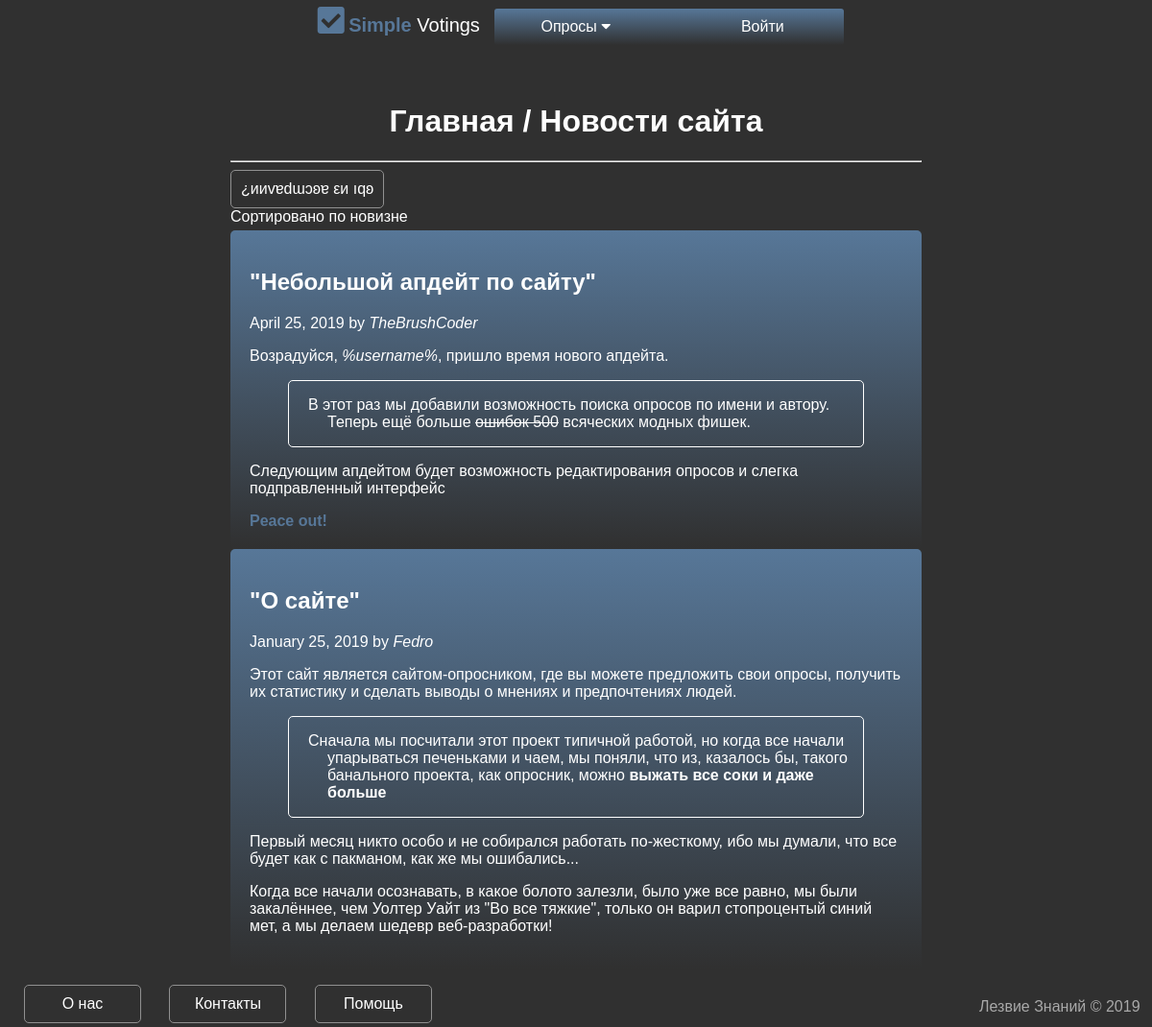
The page / on the database its author committed.
### vote/models.py (models this page shows)
class Blog_Model(models.Model):
    theme = models.CharField(default='theme', max_length=30)
    author = models.ForeignKey(to=User, default=1, on_delete=models.CASCADE)
    date = models.DateField(default='2000-01-01')
    content = models.CharField(default='<p>text</p>', max_length=1500)

### vote/views.py (the view)
# urls.py: path('', views.index_page, name='main-page'),
def index_page(request):
    context = get_base_context(request)
    context['title'] = 'Главная страница - SV'
    context['main_header'] = 'Simple votings'
    if request.GET.get('reversed', 0):
        context['blogs'] = Blog_Model.objects.all()
        context['reversed'] = True
    else:
        context['blogs'] = list(reversed(Blog_Model.objects.all()))
        context['reversed'] = False
    return render(request, 'index.html', context)

### vote/templates/index.html (shortened to what this page needs)
{% extends 'base.html' %}
{% load static %}
{% block content %}
<link rel="stylesheet" href="{% static 'css/pages/blog.css' %}">
<h1>Главная / Новости сайта</h1>
<hr>
<div id='controls'>
    {% if not reversed %}
        <a href='/?reversed=1' class='button inline'>
            ¿ииvɐdɯɔʚɐ εи ıqʚ
        </a>
        <div class='inline'>
            Сортировано по новизне
        </div>
    {% endif %}
</div>
{% if blogs %}
{% for blog in blogs %}
	<div class="post cl_container">
		<h2 class="post_title">"{{ blog.theme|capfirst }}"</h2>
		<p><span class="post_date">{{ blog.date|date:"F d, o" }}</span> by <span class="post_author"><i>{{ blog.author }}</i></span></p>
		{{ blog.content|safe }}
	</div>
{% endfor %}
{% else %}
<p style="color:gray;"><i>Упс... </i>Кажется, мы что-то натворили с сайтом и совсем нету новостей. :(</p>
{% endif %}
{% endblock %}

### static/css/base.css (style rules this page uses)
body { margin: 0px; background-color: #303030; color: white; font-family: Arial, "Helvetica Neue", Helvetica,sans-serif; }
h1 { text-align: center; }
a { color: white; text-decoration: none; }
.inline { display: inline-block; }
.button { cursor: pointer; background-color: transparent; color:white; font-size: 16px; padding: 10px; border-radius: 5px; display: table; vertical-align: middle; text-align: center; border: 1px solid #909090; }
.cl_container { padding: 20px; border-radius: 5px; background-image: linear-gradient(to top, transparent, #577798); }

### static/css/menu_mobile.css (style rules this page uses)
.logo_holder i, b { color: #577798; }

### static/css/menu.css (style rules this page uses)
.logo_holder i, b { color: #577798; }

### static/css/pages/blog.css (style rules this page uses)
blockquote { border: 1px solid white; border-radius: 5px; }
blockquote div p { margin-left: 40px; }
blockquote div p:first-letter { margin-left: -20px; }
#controls { margin-bottom: 5px !important; }

### rows shown on the page
Blog_Model: theme "Небольшой апдейт по сайту", date "April 25, 2019", author "TheBrushCoder", content "Возрадуйся, %username% , пришло время нового апдейта. В этот раз мы добавили возможность поиска опросов по имени и автору. Теперь ещё больше ошибок 500 всяческих модных фишек. Следующим апдейтом будет возможность редактирования опросов и слегка подправленный интерфейс Peace out!"
Blog_Model: theme "О сайте", date "January 25, 2019", author "Fedro", content "Этот сайт является сайтом-опросником, где вы можете предложить свои опросы, получить их статистику и сделать выводы о мнениях и предпочтениях людей. Сначала мы посчитали этот проект типичной работой, но когда все начали упарываться печеньками и чаем, мы поняли, что из, казалось бы, такого банального проекта, как опросник, можно выжать все соки и даже больше Первый месяц никто особо и не собирался работать по-жесткому, ибо мы думали, что все будет как с пакманом, как же мы ошибались... Когда все начали осознавать, в какое болото залезли, было уже все равно, мы были закалённее, чем Уолтер Уайт из \"Во все тяжкие\", только он варил стопроцентый синий мет, а мы делаем шедевр веб-разработки!"

### other values the page prints
{{ menu.6.text }} "Войти"
{{ menu.8.text }} "О нас"
{{ menu.9.text }} "Контакты"
{{ menu.10.text }} "Помощь"
